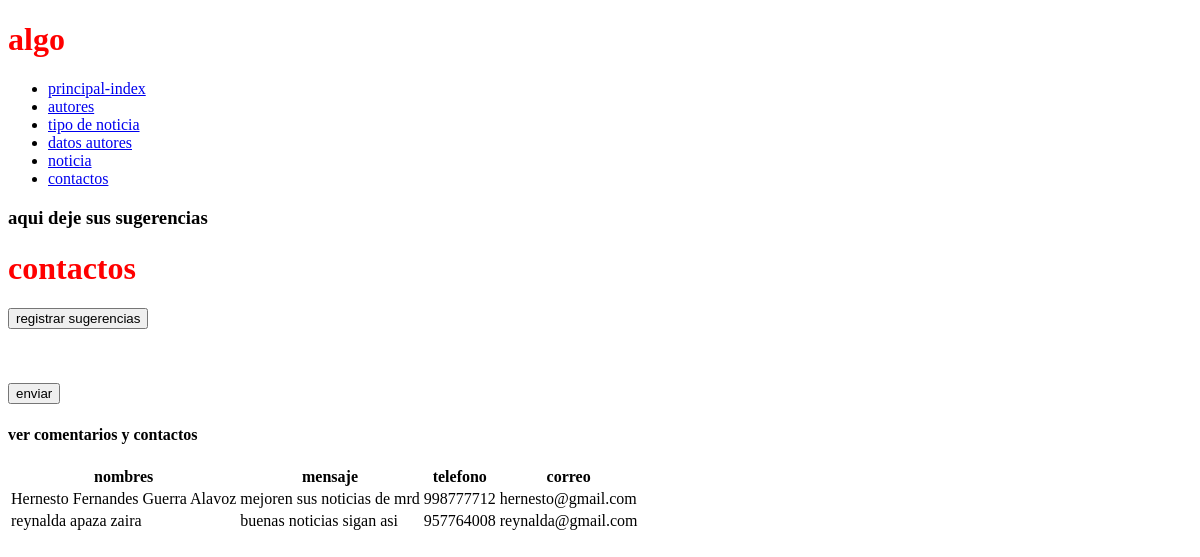
Before: /contactos/ with the older database file.
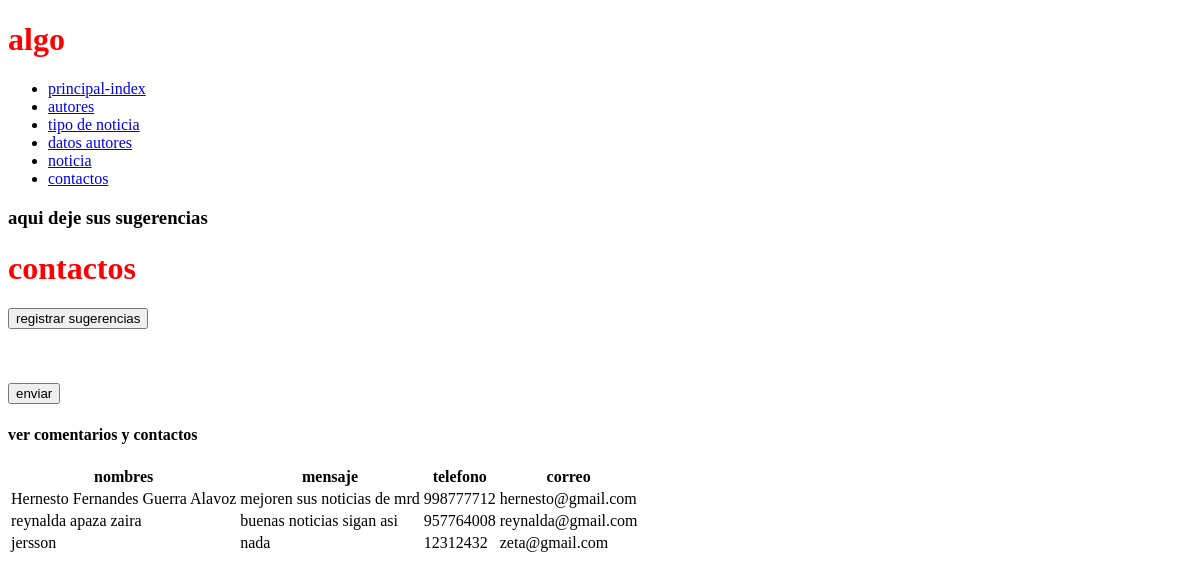
After: the same page with the newer database file.
### noticias/models.py (models this page shows, shortened)
class Contacto(models.Model):
    id = models.AutoField(primary_key=True)
    nombreu = models.CharField("Nombres", max_length=200, blank=False, null=False)
    correo = models.CharField("Correo Electronico", max_length=200, blank=False, null=False, default=None, validators=[RegexValidator(regex=r"\S{1,}@\S{2,}\.\S{2,}", message="Correo invalido")],)
    mensaje = models.TextField("Mensaje", max_length=400, blank=False, null=False)
    fecha_creacion = models.DateField("Fecha de Creacion", default=timezone.now, blank=False, null=False)
    telefono = models.CharField("Telefono", max_length=20, blank = False, null = False, default = None)
    fecha_modificacion = models.DateField("Fecha de modificacion", auto_now=True, blank=False, null=False)
    class Meta:
        verbose_name = "Contacto"
        verbose_name_plural = "Contactos"
        ordering = ['id']

### noticias/views.py (the view)
# urls.py: path('contactos/', views.contactos, name='contactos'),
def contactos(request):
    contactos = Contacto.objects.all()
    return render(request, "contactos.html",
                  {
                      'contactos': contactos,
                  })

### noticias/templates/contactos.html (shortened to what this page needs)
{% extends 'layouts/base.html' %}
{%block content%}
<h3>aqui deje sus sugerencias</h3>
<h1>contactos</h1>
<form method="post" >
<button  type="submit">registrar sugerencias</button>
</form>
<br><br><br>
<a href="{% url 'noticias:form_contactos' %}"><button>enviar</button></a>
<h4>ver comentarios y contactos</h4>
<table>
    <thead>
        <th>nombres</th>
        <th>mensaje</th>
        <th>telefono</th>
        <th>correo</th>
    </thead>
    <tbody>
        {%for contacto in contactos%}
            <tr>
                <td>{{contacto.nombreu}}</td>
                <td>{{contacto.mensaje}}</td>
                <td>{{contacto.telefono}}</td>
                <td>{{contacto.correo}}</td>
            </tr>
        {%endfor%}
    </tbody>
</table>
{%endblock%}

Changed rows visible on the page:
added Contacto: nombreu "jersson", mensaje "nada", telefono "12312432", correo "zeta@gmail.com"
